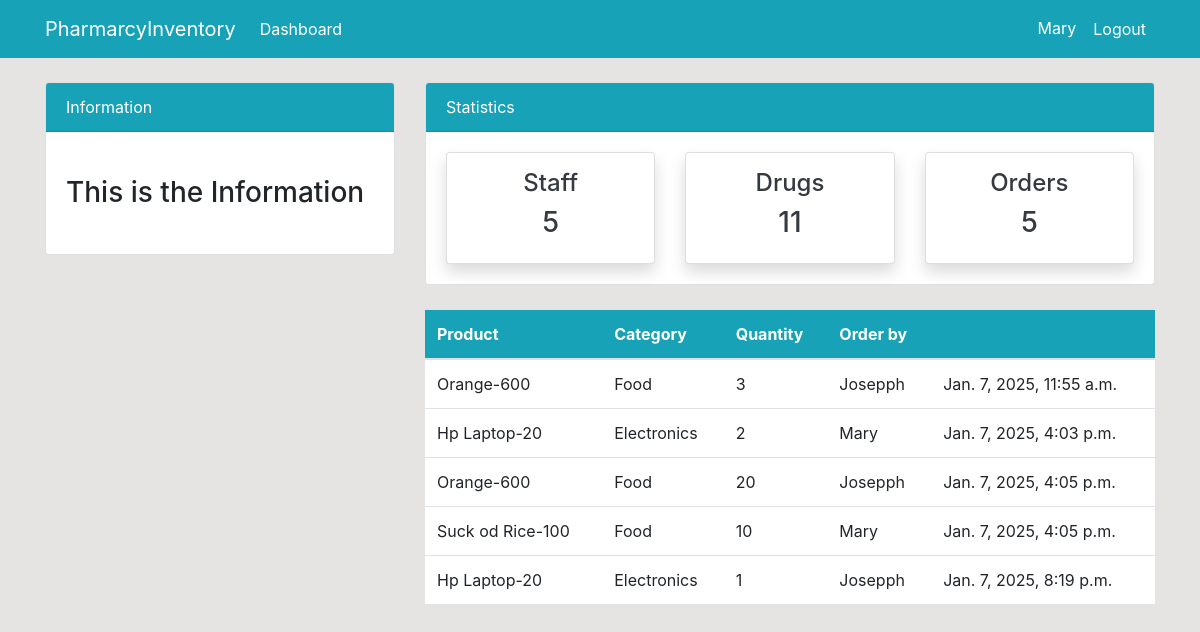
Screenshot of /order/ (signed in) with the database file from the repository.
### dashboard/models.py (models this page shows, shortened)
class Order(models.Model):
    product = models.ForeignKey(Product, on_delete=models.CASCADE, null=True)
    staff = models.ForeignKey(User, models.CASCADE, null=True)
    order_quantity = models.PositiveIntegerField(null=True)
    date = models.DateTimeField(auto_now_add=True)
    class Meta:
        verbose_name_plural = 'Order'

class Product(models.Model):
    name = models.CharField(max_length=100, null=True)
    category = models.CharField(max_length=20, choices=CATEGORY, null=True)
    quantity = models.PositiveIntegerField(null=True)
    expiry_date = models.DateField(null=True)
    class Meta:
        verbose_name_plural = 'Drugs'
    def __str__(self):
        return f'{self.name}-{self.quantity}'

### dashboard/views.py (the view)
# urls.py: path("order/", views.order, name="dashboard-order"),
@login_required
def order(request):
    orders = Order.objects.all()
    orders_count = orders.count()
    workers_count = User.objects.all().count()
    product_count = Product.objects.all().count()
    context = {
        'orders': orders,
        'workers_count': workers_count,
        'orders_count': orders_count,
        'product_count': product_count
    }
    return render(request, 'dashboard/order.html', context)

### templates/dashboard/order.html (shortened to what this page needs)
{% extends 'partials/base.html' %}
{% block content %}
{% include 'partials/topnav.html' %}
    <div class="container">
        <div class="row my-4">
            <div class="col-md-4">
            </div>
            <div class="col-md-8">
                <table class="table bg-white">
                    <thead class="bg-info">
                        <tr class="text-white">
                            <th scope="col">Product</th>
                            <th scope="col">Category</th>
                            <th scope="col">Quantity</th>
                            <th scope="col">Order by</th>
                            <th scope="col">{{ Date }}</th>
                        </tr>
                    </thead>
                    <tbody>
                        {% for order in orders %}
                        <tr>
                            <td>{{ order.product }}</td>
                            <td>{{ order.product.category }}</td>
                            <td>{{ order.order_quantity }}</td>
                            <td>
                                {{ order.staff.username }}
                            </td>
                            <td>
                                {{ order.date }}
                            </td>
                        </tr>
                        {% endfor %}
                    </tbody>
                </table>
            </div>
        </div>
    </div>
{% endblock %}

### templates/partials/nav.html (shortened to what this page needs)
 <nav class="navbar navbar-expand-lg navbar-info bg-info">
    {% if user.is_authenticated %}
    <div class="container">
        <a class="navbar-brand text-white" href="{% url 'dashboard-index' %}">PharmarcyInventory</a>
        <div class="collapse navbar-collapse" id="navbarSupportedContent">
            <ul class="navbar-nav mr-auto">
                <li class="nav-item active">
                    <a class="nav-link text-white" href="{% url 'dashboard-index' %}">Dashboard </a>
                </li>
            </ul>
            <ul class="navbar-nav ml-auto">
                <li class="nav-item active">
                    <a class="nav-link text-white" href="{% url 'user-profile' %}">{{ user.username }}</a>
                </li>
                <li class="nav-item">
                    <form method="post" action="{% url 'user-logout' %}" class="d-inline">
                        <button type="submit" class="btn btn-link nav-link text-white" >
                            Logout
                        </button>
                    </form>
                </li>
            </ul>
            {% endif %}
        </div>
    </div>
</nav>

### static/style.css (style rules this page uses)
body { background: rgb(230, 227, 227); }

### rows the page displays
Order: product "Orange-600", product.category "Food", order_quantity "3", staff.username "Josepph", date "Jan. 7, 2025, 11:55 a.m."
Order: product "Hp Laptop-20", product.category "Electronics", order_quantity "2", staff.username "Mary", date "Jan. 7, 2025, 4:03 p.m."
Order: product "Orange-600", product.category "Food", order_quantity "20", staff.username "Josepph", date "Jan. 7, 2025, 4:05 p.m."
Order: product "Suck od Rice-100", product.category "Food", order_quantity "10", staff.username "Mary", date "Jan. 7, 2025, 4:05 p.m."
Order: product "Hp Laptop-20", product.category "Electronics", order_quantity "1", staff.username "Josepph", date "Jan. 7, 2025, 8:19 p.m."

### other values shown
{{ user.username }} "Mary"
{{ workers_count }} "5"
{{ product_count }} "11"
{{ orders_count }} "5"
